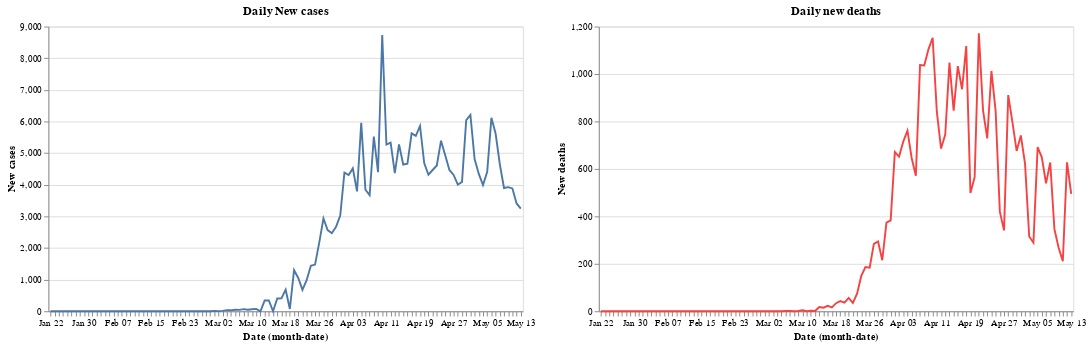

Notebook cell for this chart:
### Code cell
red= alt.value("#f54242")
    
base.encode(y='New cases').properties(title='Daily New cases')|base.encode(y='New deaths',color=red).properties(title='Daily new deaths')

### Figure 1 — Vega-Lite specification as saved in the notebook (floating-point values rounded to 4 significant figures)
{"config": {"view": {"continuousWidth": 400, "continuousHeight": 300}}, "hconcat": [{"mark": "line", "encoding": {"x": {"type": "ordinal", "field": "Date", "timeUnit": "monthdate"}, "y": {"type": "quantitative", "field": "New cases"}}, "title": "Daily New cases", "width": 500}, {"mark": "line", "encoding": {"color": {"value": "#f54242"}, "x": {"type": "ordinal", "field": "Date", "timeUnit": "monthdate"}, "y": {"type": "quantitative", "field": "New deaths"}}, "title": "Daily new deaths", "width": 500}], "data": {"name": "data-bc0d1b6417b747579c6e8088a795fe9c"}, "$schema": "https://vega.github.io/schema/vega-lite/v4.8.1.json", "datasets": {"data-bc0d1b6417b747579c6e8088a795fe9c": [{"Unnamed: 0": 176, "Date": "2020-01-22T00:00:00", "Country/Region": "United Kingdom", "Confirmed": 0, "Deaths": 0, "Recovered": 0.0, "Active": 0.0, "New cases": 0, "New deaths": 0, "New recovered": 0}, {"Unnamed: 0": 362, "Date": "2020-01-23T00:00:00", "Country/Region": "United Kingdom", "Confirmed": 0, "Deaths": 0, "Recovered": 0.0, "Active": 0.0, "New cases": 0, "New deaths": 0, "New recovered": 0}, {"Unnamed: 0": 548, "Date": "2020-01-24T00:00:00", "Country/Region": "United Kingdom", "Confirmed": 0, "Deaths": 0, "Recovered": 0.0, "Active": 0.0, "New cases": 0, "New deaths": 0, "New recovered": 0}, {"Unnamed: 0": 734, "Date": "2020-01-25T00:00:00", "Country/Region": "United Kingdom", "Confirmed": 0, "Deaths": 0, "Recovered": 0.0, "Active": 0.0, "New cases": 0, "New deaths": 0, "New recovered": 0}, {"Unnamed: 0": 920, "Date": "2020-01-26T00:00:00", "Country/Region": "United Kingdom", "Confirmed": 0, "Deaths": 0, "Recovered": 0.0, "Active": 0.0, "New cases": 0, "New deaths": 0, "New recovered": 0}, {"Unnamed: 0": 1106, "Date": "2020-01-27T00:00:00", "Country/Region": "United Kingdom", "Confirmed": 0, "Deaths": 0, "Recovered": 0.0, "Active": 0.0, "New cases": 0, "New deaths": 0, "New recovered": 0}, {"Unnamed: 0": 1292, "Date": "2020-01-28T00:00:00", "Country/Region": "United Kingdom", "Confirmed": 0, "Deaths": 0, "Recovered": 0.0, "Active": 0.0, "New cases": 0, "New deaths": 0, "New recovered": 0}, {"Unnamed: 0": 1478, "Date": "2020-01-29T00:00:00", "Country/Region": "United Kingdom", "Confirmed": 0, "Deaths": 0, "Recovered": 0.0, "Active": 0.0, "New cases": 0, "New deaths": 0, "New recovered": 0}, {"Unnamed: 0": 1664, "Date": "2020-01-30T00:00:00", "Country/Region": "United Kingdom", "Confirmed": 0, "Deaths": 0, "Recovered": 0.0, "Active": 0.0, "New cases": 0, "New deaths": 0, "New recovered": 0}, {"Unnamed: 0": 1850, "Date": "2020-01-31T00:00:00", "Country/Region": "United Kingdom", "Confirmed": 2, "Deaths": 0, "Recovered": 0.0, "Active": 2.0, "New cases": 2, "New deaths": 0, "New recovered": 0}, {"Unnamed: 0": 2036, "Date": "2020-02-01T00:00:00", "Country/Region": "United Kingdom", "Confirmed": 2, "Deaths": 0, "Recovered": 0.0, "Active": 2.0, "New cases": 0, "New deaths": 0, "New recovered": 0}, {"Unnamed: 0": 2222, "Date": "2020-02-02T00:00:00", "Country/Region": "United Kingdom", "Confirmed": 2, "Deaths": 0, "Recovered": 0.0, "Active": 2.0, "New cases": 0, "New deaths": 0, "New recovered": 0}, {"Unnamed: 0": 2408, "Date": "2020-02-03T00:00:00", "Country/Region": "United Kingdom", "Confirmed": 2, "Deaths": 0, "Recovered": 0.0, "Active": 2.0, "New cases": 0, "New deaths": 0, "New recovered": 0}, {"Unnamed: 0": 2594, "Date": "2020-02-04T00:00:00", "Country/Region": "United Kingdom", "Confirmed": 2, "Deaths": 0, "Recovered": 0.0, "Active": 2.0, "New cases": 0, "New deaths": 0, "New recovered": 0}, {"Unnamed: 0": 2780, "Date": "2020-02-05T00:00:00", "Country/Region": "United Kingdom", "Confirmed": 2, "Deaths": 0, "Recovered": 0.0, "Active": 2.0, "New cases": 0, "New deaths": 0, "New recovered": 0}, {"Unnamed: 0": 2966, "Date": "2020-02-06T00:00:00", "Country/Region": "United Kingdom", "Confirmed": 2, "Deaths": 0, "Recovered": 0.0, "Active": 2.0, "New cases": 0, "New deaths": 0, "New recovered": 0}, {"Unnamed: 0": 3152, "Date": "2020-02-07T00:00:00", "Country/Region": "United Kingdom", "Confirmed": 3, "Deaths": 0, "Recovered": 0.0, "Active": 3.0, "New cases": 1, "New deaths": 0, "New recovered": 0}, {"Unnamed: 0": 3338, "Date": "2020-02-08T00:00:00", "Country/Region": "United Kingdom", "Confirmed": 3, "Deaths": 0, "Recovered": 0.0, "Active": 3.0, "New cases": 0, "New deaths": 0, "New recovered": 0}, {"Unnamed: 0": 3524, "Date": "2020-02-09T00:00:00", "Country/Region": "United Kingdom", "Confirmed": 3, "Deaths": 0, "Recovered": 0.0, "Active": 3.0, "New cases": 0, "New deaths": 0, "New recovered": 0}, {"Unnamed: 0": 3710, "Date": "2020-02-10T00:00:00", "Country/Region": "United Kingdom", "Confirmed": 8, "Deaths": 0, "Recovered": 0.0, "Active": 8.0, "New cases": 5, "New deaths": 0, "New recovered": 0}, {"Unnamed: 0": 3896, "Date": "2020-02-11T00:00:00", "Country/Region": "United Kingdom", "Confirmed": 8, "Deaths": 0, "Recovered": 0.0, "Active": 8.0, "New cases": 0, "New deaths": 0, "New recovered": 0}, {"Unnamed: 0": 4082, "Date": "2020-02-12T00:00:00", "Country/Region": "United Kingdom", "Confirmed": 9, "Deaths": 0, "Recovered": 1.0, "Active": 8.0, "New cases": 1, "New deaths": 0, "New recovered": 1}, {"Unnamed: 0": 4268, "Date": "2020-02-13T00:00:00", "Country/Region": "United Kingdom", "Confirmed": 9, "Deaths": 0, "Recovered": 1.0, "Active": 8.0, "New cases": 0, "New deaths": 0, "New recovered": 0}, {"Unnamed: 0": 4454, "Date": "2020-02-14T00:00:00", "Country/Region": "United Kingdom", "Confirmed": 9, "Deaths": 0, "Recovered": 1.0, "Active": 8.0, "New cases": 0, "New deaths": 0, "New recovered": 0}, {"Unnamed: 0": 4640, "Date": "2020-02-15T00:00:00", "Country/Region": "United Kingdom", "Confirmed": 9, "Deaths": 0, "Recovered": 1.0, "Active": 8.0, "New cases": 0, "New deaths": 0, "New recovered": 0}, {"Unnamed: 0": 4826, "Date": "2020-02-16T00:00:00", "Country/Region": "United Kingdom", "Confirmed": 9, "Deaths": 0, "Recovered": 8.0, "Active": 1.0, "New cases": 0, "New deaths": 0, "New recovered": 7}, {"Unnamed: 0": 5012, "Date": "2020-02-17T00:00:00", "Country/Region": "United Kingdom", "Confirmed": 9, "Deaths": 0, "Recovered": 8.0, "Active": 1.0, "New cases": 0, "New deaths": 0, "New recovered": 0}, {"Unnamed: 0": 5198, "Date": "2020-02-18T00:00:00", "Country/Region": "United Kingdom", "Confirmed": 9, "Deaths": 0, "Recovered": 8.0, "Active": 1.0, "New cases": 0, "New deaths": 0, "New recovered": 0}, {"Unnamed: 0": 5384, "Date": "2020-02-19T00:00:00", "Country/Region": "United Kingdom", "Confirmed": 9, "Deaths": 0, "Recovered": 8.0, "Active": 1.0, "New cases": 0, "New deaths": 0, "New recovered": 0}, {"Unnamed: 0": 5570, "Date": "2020-02-20T00:00:00", "Country/Region": "United Kingdom", "Confirmed": 9, "Deaths": 0, "Recovered": 8.0, "Active": 1.0, "New cases": 0, "New deaths": 0, "New recovered": 0}, {"Unnamed: 0": 5756, "Date": "2020-02-21T00:00:00", "Country/Region": "United Kingdom", "Confirmed": 9, "Deaths": 0, "Recovered": 8.0, "Active": 1.0, "New cases": 0, "New deaths": 0, "New recovered": 0}, {"Unnamed: 0": 5942, "Date": "2020-02-22T00:00:00", "Country/Region": "United Kingdom", "Confirmed": 9, "Deaths": 0, "Recovered": 8.0, "Active": 1.0, "New cases": 0, "New deaths": 0, "New recovered": 0}, {"Unnamed: 0": 6128, "Date": "2020-02-23T00:00:00", "Country/Region": "United Kingdom", "Confirmed": 9, "Deaths": 0, "Recovered": 8.0, "Active": 1.0, "New cases": 0, "New deaths": 0, "New recovered": 0}, {"Unnamed: 0": 6314, "Date": "2020-02-24T00:00:00", "Country/Region": "United Kingdom", "Confirmed": 13, "Deaths": 0, "Recovered": 8.0, "Active": 5.0, "New cases": 4, "New deaths": 0, "New recovered": 0}, {"Unnamed: 0": 6500, "Date": "2020-02-25T00:00:00", "Country/Region": "United Kingdom", "Confirmed": 13, "Deaths": 0, "Recovered": 8.0, "Active": 5.0, "New cases": 0, "New deaths": 0, "New recovered": 0}, {"Unnamed: 0": 6686, "Date": "2020-02-26T00:00:00", "Country/Region": "United Kingdom", "Confirmed": 13, "Deaths": 0, "Recovered": 8.0, "Active": 5.0, "New cases": 0, "New deaths": 0, "New recovered": 0}, {"Unnamed: 0": 6872, "Date": "2020-02-27T00:00:00", "Country/Region": "United Kingdom", "Confirmed": 15, "Deaths": 0, "Recovered": 8.0, "Active": 7.0, "New cases": 2, "New deaths": 0, "New recovered": 0}, {"Unnamed: 0": 7058, "Date": "2020-02-28T00:00:00", "Country/Region": "United Kingdom", "Confirmed": 20, "Deaths": 0, "Recovered": 8.0, "Active": 12.0, "New cases": 5, "New deaths": 0, "New recovered": 0}, {"Unnamed: 0": 7244, "Date": "2020-02-29T00:00:00", "Country/Region": "United Kingdom", "Confirmed": 23, "Deaths": 0, "Recovered": 8.0, "Active": 15.0, "New cases": 3, "New deaths": 0, "New recovered": 0}, {"Unnamed: 0": 7430, "Date": "2020-03-01T00:00:00", "Country/Region": "United Kingdom", "Confirmed": 36, "Deaths": 0, "Recovered": 8.0, "Active": 28.0, "New cases": 13, "New deaths": 0, "New recovered": 0}, {"Unnamed: 0": 7616, "Date": "2020-03-02T00:00:00", "Country/Region": "United Kingdom", "Confirmed": 40, "Deaths": 0, "Recovered": 8.0, "Active": 32.0, "New cases": 4, "New deaths": 0, "New recovered": 0}, {"Unnamed: 0": 7802, "Date": "2020-03-03T00:00:00", "Country/Region": "United Kingdom", "Confirmed": 51, "Deaths": 0, "Recovered": 8.0, "Active": 43.0, "New cases": 11, "New deaths": 0, "New recovered": 0}, {"Unnamed: 0": 7988, "Date": "2020-03-04T00:00:00", "Country/Region": "United Kingdom", "Confirmed": 86, "Deaths": 0, "Recovered": 8.0, "Active": 78.0, "New cases": 35, "New deaths": 0, "New recovered": 0}, {"Unnamed: 0": 8174, "Date": "2020-03-05T00:00:00", "Country/Region": "United Kingdom", "Confirmed": 116, "Deaths": 0, "Recovered": 8.0, "Active": 108.0, "New cases": 30, "New deaths": 0, "New recovered": 0}, {"Unnamed: 0": 8360, "Date": "2020-03-06T00:00:00", "Country/Region": "United Kingdom", "Confirmed": 164, "Deaths": 1, "Recovered": 8.0, "Active": 155.0, "New cases": 48, "New deaths": 1, "New recovered": 0}, {"Unnamed: 0": 8546, "Date": "2020-03-07T00:00:00", "Country/Region": "United Kingdom", "Confirmed": 207, "Deaths": 2, "Recovered": 18.0, "Active": 187.0, "New cases": 43, "New deaths": 1, "New recovered": 10}, {"Unnamed: 0": 8732, "Date": "2020-03-08T00:00:00", "Country/Region": "United Kingdom", "Confirmed": 274, "Deaths": 2, "Recovered": 18.0, "Active": 254.0, "New cases": 67, "New deaths": 0, "New recovered": 0}, {"Unnamed: 0": 8918, "Date": "2020-03-09T00:00:00", "Country/Region": "United Kingdom", "Confirmed": 322, "Deaths": 3, "Recovered": 18.0, "Active": 301.0, "New cases": 48, "New deaths": 1, "New recovered": 0}, {"Unnamed: 0": 9104, "Date": "2020-03-10T00:00:00", "Country/Region": "United Kingdom", "Confirmed": 384, "Deaths": 7, "Recovered": 19.0, "Active": 358.0, "New cases": 62, "New deaths": 4, "New recovered": 1}, {"Unnamed: 0": 9290, "Date": "2020-03-11T00:00:00", "Country/Region": "United Kingdom", "Confirmed": 459, "Deaths": 7, "Recovered": 19.0, "Active": 433.0, "New cases": 75, "New deaths": 0, "New recovered": 0}, {"Unnamed: 0": 9476, "Date": "2020-03-12T00:00:00", "Country/Region": "United Kingdom", "Confirmed": 459, "Deaths": 9, "Recovered": 19.0, "Active": 431.0, "New cases": 0, "New deaths": 2, "New recovered": 0}, {"Unnamed: 0": 9662, "Date": "2020-03-13T00:00:00", "Country/Region": "United Kingdom", "Confirmed": 802, "Deaths": 10, "Recovered": 19.0, "Active": 773.0, "New cases": 343, "New deaths": 1, "New recovered": 0}, {"Unnamed: 0": 9848, "Date": "2020-03-14T00:00:00", "Country/Region": "United Kingdom", "Confirmed": 1144, "Deaths": 28, "Recovered": 19.0, "Active": 1097.0, "New cases": 342, "New deaths": 18, "New recovered": 0}, {"Unnamed: 0": 10034, "Date": "2020-03-15T00:00:00", "Country/Region": "United Kingdom", "Confirmed": 1145, "Deaths": 43, "Recovered": 19.0, "Active": 1083.0, "New cases": 1, "New deaths": 15, "New recovered": 0}, {"Unnamed: 0": 10220, "Date": "2020-03-16T00:00:00", "Country/Region": "United Kingdom", "Confirmed": 1551, "Deaths": 66, "Recovered": 21.0, "Active": 1464.0, "New cases": 406, "New deaths": 23, "New recovered": 2}, {"Unnamed: 0": 10406, "Date": "2020-03-17T00:00:00", "Country/Region": "United Kingdom", "Confirmed": 1960, "Deaths": 82, "Recovered": 53.0, "Active": 1825.0, "New cases": 409, "New deaths": 16, "New recovered": 32}, {"Unnamed: 0": 10592, "Date": "2020-03-18T00:00:00", "Country/Region": "United Kingdom", "Confirmed": 2642, "Deaths": 116, "Recovered": 67.0, "Active": 2459.0, "New cases": 682, "New deaths": 34, "New recovered": 14}, {"Unnamed: 0": 10778, "Date": "2020-03-19T00:00:00", "Country/Region": "United Kingdom", "Confirmed": 2716, "Deaths": 159, "Recovered": 67.0, "Active": 2490.0, "New cases": 74, "New deaths": 43, "New recovered": 0}, {"Unnamed: 0": 10964, "Date": "2020-03-20T00:00:00", "Country/Region": "United Kingdom", "Confirmed": 4014, "Deaths": 195, "Recovered": 67.0, "Active": 3752.0, "New cases": 1298, "New deaths": 36, "New recovered": 0}, {"Unnamed: 0": 11150, "Date": "2020-03-21T00:00:00", "Country/Region": "United Kingdom", "Confirmed": 5067, "Deaths": 251, "Recovered": 67.0, "Active": 4749.0, "New cases": 1053, "New deaths": 56, "New recovered": 0}, {"Unnamed: 0": 11336, "Date": "2020-03-22T00:00:00", "Country/Region": "United Kingdom", "Confirmed": 5745, "Deaths": 286, "Recovered": 67.0, "Active": 5392.0, "New cases": 678, "New deaths": 35, "New recovered": 0}, {"Unnamed: 0": 11522, "Date": "2020-03-23T00:00:00", "Country/Region": "United Kingdom", "Confirmed": 6726, "Deaths": 360, "Recovered": 67.0, "Active": 6299.0, "New cases": 981, "New deaths": 74, "New recovered": 0}, {"Unnamed: 0": 11708, "Date": "2020-03-24T00:00:00", "Country/Region": "United Kingdom", "Confirmed": 8164, "Deaths": 509, "Recovered": 140.0, "Active": 7515.0, "New cases": 1438, "New deaths": 149, "New recovered": 73}, {"Unnamed: 0": 11894, "Date": "2020-03-25T00:00:00", "Country/Region": "United Kingdom", "Confirmed": 9640, "Deaths": 695, "Recovered": 140.0, "Active": 8805.0, "New cases": 1476, "New deaths": 186, "New recovered": 0}, {"Unnamed: 0": 12080, "Date": "2020-03-26T00:00:00", "Country/Region": "United Kingdom", "Confirmed": 11812, "Deaths": 879, "Recovered": 150.0, "Active": 10780.0, "New cases": 2172, "New deaths": 184, "New recovered": 10}, {"Unnamed: 0": 12266, "Date": "2020-03-27T00:00:00", "Country/Region": "United Kingdom", "Confirmed": 14745, "Deaths": 1163, "Recovered": 151.0, "Active": 13430.0, "New cases": 2933, "New deaths": 284, "New recovered": 1}, {"Unnamed: 0": 12452, "Date": "2020-03-28T00:00:00", "Country/Region": "United Kingdom", "Confirmed": 17312, "Deaths": 1457, "Recovered": 151.0, "Active": 15700.0, "New cases": 2567, "New deaths": 294, "New recovered": 0}, {"Unnamed: 0": 12638, "Date": "2020-03-29T00:00:00", "Country/Region": "United Kingdom", "Confirmed": 19780, "Deaths": 1672, "Recovered": 151.0, "Active": 17960.0, "New cases": 2468, "New deaths": 215, "New recovered": 0}, {"Unnamed: 0": 12824, "Date": "2020-03-30T00:00:00", "Country/Region": "United Kingdom", "Confirmed": 22453, "Deaths": 2046, "Recovered": 171.0, "Active": 20240.0, "New cases": 2673, "New deaths": 374, "New recovered": 20}, {"Unnamed: 0": 13010, "Date": "2020-03-31T00:00:00", "Country/Region": "United Kingdom", "Confirmed": 25481, "Deaths": 2429, "Recovered": 179.0, "Active": 22870.0, "New cases": 3028, "New deaths": 383, "New recovered": 8}, {"Unnamed: 0": 13196, "Date": "2020-04-01T00:00:00", "Country/Region": "United Kingdom", "Confirmed": 29865, "Deaths": 3100, "Recovered": 179.0, "Active": 26590.0, "New cases": 4384, "New deaths": 671, "New recovered": 0}, {"Unnamed: 0": 13382, "Date": "2020-04-02T00:00:00", "Country/Region": "United Kingdom", "Confirmed": 34173, "Deaths": 3752, "Recovered": 192.0, "Active": 30230.0, "New cases": 4308, "New deaths": 652, "New recovered": 13}, {"Unnamed: 0": 13568, "Date": "2020-04-03T00:00:00", "Country/Region": "United Kingdom", "Confirmed": 38689, "Deaths": 4467, "Recovered": 208.0, "Active": 34010.0, "New cases": 4516, "New deaths": 715, "New recovered": 16}, {"Unnamed: 0": 13754, "Date": "2020-04-04T00:00:00", "Country/Region": "United Kingdom", "Confirmed": 42477, "Deaths": 5228, "Recovered": 215.0, "Active": 37030.0, "New cases": 3788, "New deaths": 761, "New recovered": 7}, {"Unnamed: 0": 13940, "Date": "2020-04-05T00:00:00", "Country/Region": "United Kingdom", "Confirmed": 48436, "Deaths": 5874, "Recovered": 229.0, "Active": 42330.0, "New cases": 5959, "New deaths": 646, "New recovered": 14}, {"Unnamed: 0": 14126, "Date": "2020-04-06T00:00:00", "Country/Region": "United Kingdom", "Confirmed": 52279, "Deaths": 6445, "Recovered": 287.0, "Active": 45550.0, "New cases": 3843, "New deaths": 571, "New recovered": 58}, {"Unnamed: 0": 14312, "Date": "2020-04-07T00:00:00", "Country/Region": "United Kingdom", "Confirmed": 55949, "Deaths": 7483, "Recovered": 325.0, "Active": 48140.0, "New cases": 3670, "New deaths": 1038, "New recovered": 38}, {"Unnamed: 0": 14498, "Date": "2020-04-08T00:00:00", "Country/Region": "United Kingdom", "Confirmed": 61474, "Deaths": 8519, "Recovered": 345.0, "Active": 52610.0, "New cases": 5525, "New deaths": 1036, "New recovered": 20}, {"Unnamed: 0": 14684, "Date": "2020-04-09T00:00:00", "Country/Region": "United Kingdom", "Confirmed": 65872, "Deaths": 9623, "Recovered": 359.0, "Active": 55890.0, "New cases": 4398, "New deaths": 1104, "New recovered": 14}, {"Unnamed: 0": 14870, "Date": "2020-04-10T00:00:00", "Country/Region": "United Kingdom", "Confirmed": 74605, "Deaths": 10776, "Recovered": 588.0, "Active": 63240.0, "New cases": 8733, "New deaths": 1153, "New recovered": 229}, {"Unnamed: 0": 15056, "Date": "2020-04-11T00:00:00", "Country/Region": "United Kingdom", "Confirmed": 79874, "Deaths": 11616, "Recovered": 622.0, "Active": 67640.0, "New cases": 5269, "New deaths": 840, "New recovered": 34}, {"Unnamed: 0": 15242, "Date": "2020-04-12T00:00:00", "Country/Region": "United Kingdom", "Confirmed": 85206, "Deaths": 12302, "Recovered": 626.0, "Active": 72280.0, "New cases": 5332, "New deaths": 686, "New recovered": 4}, {"Unnamed: 0": 15428, "Date": "2020-04-13T00:00:00", "Country/Region": "United Kingdom", "Confirmed": 89570, "Deaths": 13047, "Recovered": 304.0, "Active": 76220.0, "New cases": 4364, "New deaths": 745, "New recovered": -322}, {"Unnamed: 0": 15614, "Date": "2020-04-14T00:00:00", "Country/Region": "United Kingdom", "Confirmed": 94845, "Deaths": 14095, "Recovered": 323.0, "Active": 80430.0, "New cases": 5275, "New deaths": 1048, "New recovered": 19}, {"Unnamed: 0": 15800, "Date": "2020-04-15T00:00:00", "Country/Region": "United Kingdom", "Confirmed": 99483, "Deaths": 14941, "Recovered": 368.0, "Active": 84170.0, "New cases": 4638, "New deaths": 846, "New recovered": 45}, {"Unnamed: 0": 15986, "Date": "2020-04-16T00:00:00", "Country/Region": "United Kingdom", "Confirmed": 104145, "Deaths": 15974, "Recovered": 375.0, "Active": 87800.0, "New cases": 4662, "New deaths": 1033, "New recovered": 7}, {"Unnamed: 0": 16172, "Date": "2020-04-17T00:00:00", "Country/Region": "United Kingdom", "Confirmed": 109769, "Deaths": 16910, "Recovered": 394.0, "Active": 92460.0, "New cases": 5624, "New deaths": 936, "New recovered": 19}, {"Unnamed: 0": 16358, "Date": "2020-04-18T00:00:00", "Country/Region": "United Kingdom", "Confirmed": 115314, "Deaths": 18028, "Recovered": 414.0, "Active": 96870.0, "New cases": 5545, "New deaths": 1118, "New recovered": 20}, {"Unnamed: 0": 16544, "Date": "2020-04-19T00:00:00", "Country/Region": "United Kingdom", "Confirmed": 121172, "Deaths": 18527, "Recovered": 436.0, "Active": 102200.0, "New cases": 5858, "New deaths": 499, "New recovered": 22}, {"Unnamed: 0": 16730, "Date": "2020-04-20T00:00:00", "Country/Region": "United Kingdom", "Confirmed": 125856, "Deaths": 19092, "Recovered": 446.0, "Active": 106300.0, "New cases": 4684, "New deaths": 565, "New recovered": 10}, {"Unnamed: 0": 16916, "Date": "2020-04-21T00:00:00", "Country/Region": "United Kingdom", "Confirmed": 130172, "Deaths": 20264, "Recovered": 638.0, "Active": 109300.0, "New cases": 4316, "New deaths": 1172, "New recovered": 192}, {"Unnamed: 0": 17102, "Date": "2020-04-22T00:00:00", "Country/Region": "United Kingdom", "Confirmed": 134638, "Deaths": 21111, "Recovered": 683.0, "Active": 112800.0, "New cases": 4466, "New deaths": 847, "New recovered": 45}, {"Unnamed: 0": 17288, "Date": "2020-04-23T00:00:00", "Country/Region": "United Kingdom", "Confirmed": 139246, "Deaths": 21840, "Recovered": 712.0, "Active": 116700.0, "New cases": 4608, "New deaths": 729, "New recovered": 29}, {"Unnamed: 0": 17474, "Date": "2020-04-24T00:00:00", "Country/Region": "United Kingdom", "Confirmed": 144640, "Deaths": 22853, "Recovered": 724.0, "Active": 121100.0, "New cases": 5394, "New deaths": 1013, "New recovered": 12}, {"Unnamed: 0": 17660, "Date": "2020-04-25T00:00:00", "Country/Region": "United Kingdom", "Confirmed": 149569, "Deaths": 23697, "Recovered": 774.0, "Active": 125100.0, "New cases": 4929, "New deaths": 844, "New recovered": 50}, {"Unnamed: 0": 17846, "Date": "2020-04-26T00:00:00", "Country/Region": "United Kingdom", "Confirmed": 154037, "Deaths": 24117, "Recovered": 778.0, "Active": 129100.0, "New cases": 4468, "New deaths": 420, "New recovered": 4}, {"Unnamed: 0": 18032, "Date": "2020-04-27T00:00:00", "Country/Region": "United Kingdom", "Confirmed": 158348, "Deaths": 24458, "Recovered": 807.0, "Active": 133100.0, "New cases": 4311, "New deaths": 341, "New recovered": 29}, {"Unnamed: 0": 18218, "Date": "2020-04-28T00:00:00", "Country/Region": "United Kingdom", "Confirmed": 162350, "Deaths": 25369, "Recovered": 813.0, "Active": 136200.0, "New cases": 4002, "New deaths": 911, "New recovered": 6}, {"Unnamed: 0": 18404, "Date": "2020-04-29T00:00:00", "Country/Region": "United Kingdom", "Confirmed": 166441, "Deaths": 26166, "Recovered": 857.0, "Active": 139400.0, "New cases": 4091, "New deaths": 797, "New recovered": 44}, {"Unnamed: 0": 18590, "Date": "2020-04-30T00:00:00", "Country/Region": "United Kingdom", "Confirmed": 172481, "Deaths": 26842, "Recovered": 859.0, "Active": 144800.0, "New cases": 6040, "New deaths": 676, "New recovered": 2}, {"Unnamed: 0": 18776, "Date": "2020-05-01T00:00:00", "Country/Region": "United Kingdom", "Confirmed": 178685, "Deaths": 27583, "Recovered": 892.0, "Active": 150200.0, "New cases": 6204, "New deaths": 741, "New recovered": 33}, {"Unnamed: 0": 18962, "Date": "2020-05-02T00:00:00", "Country/Region": "United Kingdom", "Confirmed": 183500, "Deaths": 28205, "Recovered": 896.0, "Active": 154400.0, "New cases": 4815, "New deaths": 622, "New recovered": 4}, {"Unnamed: 0": 19148, "Date": "2020-05-03T00:00:00", "Country/Region": "United Kingdom", "Confirmed": 187842, "Deaths": 28520, "Recovered": 901.0, "Active": 158400.0, "New cases": 4342, "New deaths": 315, "New recovered": 5}, {"Unnamed: 0": 19334, "Date": "2020-05-04T00:00:00", "Country/Region": "United Kingdom", "Confirmed": 191832, "Deaths": 28809, "Recovered": 910.0, "Active": 162100.0, "New cases": 3990, "New deaths": 289, "New recovered": 9}, {"Unnamed: 0": 19520, "Date": "2020-05-05T00:00:00", "Country/Region": "United Kingdom", "Confirmed": 196243, "Deaths": 29501, "Recovered": 926.0, "Active": 165800.0, "New cases": 4411, "New deaths": 692, "New recovered": 16}, {"Unnamed: 0": 19706, "Date": "2020-05-06T00:00:00", "Country/Region": "United Kingdom", "Confirmed": 202359, "Deaths": 30150, "Recovered": 934.0, "Active": 171300.0, "New cases": 6116, "New deaths": 649, "New recovered": 8}, {"Unnamed: 0": 19892, "Date": "2020-05-07T00:00:00", "Country/Region": "United Kingdom", "Confirmed": 207977, "Deaths": 30689, "Recovered": 970.0, "Active": 176300.0, "New cases": 5618, "New deaths": 539, "New recovered": 36}, {"Unnamed: 0": 20078, "Date": "2020-05-08T00:00:00", "Country/Region": "United Kingdom", "Confirmed": 212629, "Deaths": 31316, "Recovered": 997.0, "Active": 180300.0, "New cases": 4652, "New deaths": 627, "New recovered": 27}, {"Unnamed: 0": 20264, "Date": "2020-05-09T00:00:00", "Country/Region": "United Kingdom", "Confirmed": 216525, "Deaths": 31662, "Recovered": 1001.0, "Active": 183900.0, "New cases": 3896, "New deaths": 346, "New recovered": 4}, {"Unnamed: 0": 20450, "Date": "2020-05-10T00:00:00", "Country/Region": "United Kingdom", "Confirmed": 220449, "Deaths": 31930, "Recovered": 1002.0, "Active": 187500.0, "New cases": 3924, "New deaths": 268, "New recovered": 1}, {"Unnamed: 0": 20636, "Date": "2020-05-11T00:00:00", "Country/Region": "United Kingdom", "Confirmed": 224332, "Deaths": 32141, "Recovered": 1015.0, "Active": 191200.0, "New cases": 3883, "New deaths": 211, "New recovered": 13}, {"Unnamed: 0": 20822, "Date": "2020-05-12T00:00:00", "Country/Region": "United Kingdom", "Confirmed": 227741, "Deaths": 32769, "Recovered": 1023.0, "Active": 193900.0, "New cases": 3409, "New deaths": 628, "New recovered": 8}, {"Unnamed: 0": 21008, "Date": "2020-05-13T00:00:00", "Country/Region": "United Kingdom", "Confirmed": 230985, "Deaths": 33264, "Recovered": 1032.0, "Active": 196700.0, "New cases": 3244, "New deaths": 495, "New recovered": 9}]}}
